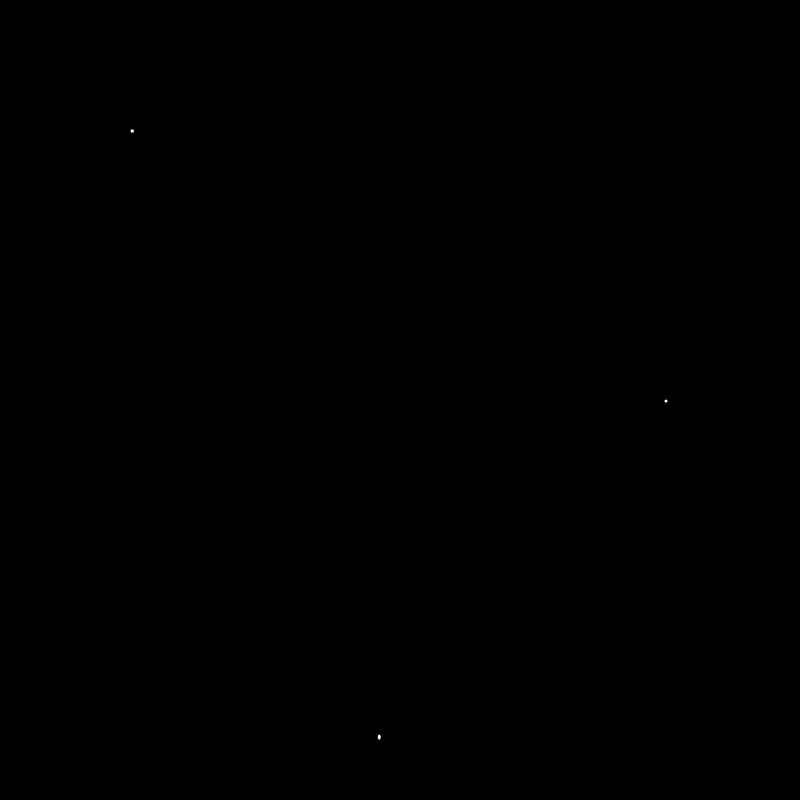
Frame 1 (no input)
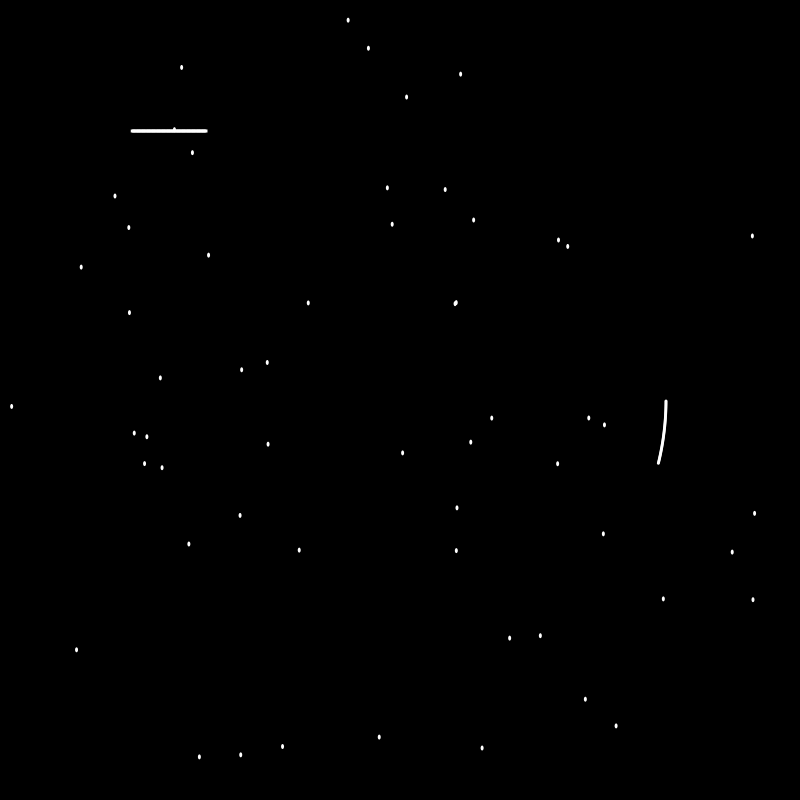
Frame 60 (the mouse pressed at the canvas centre just before this capture)
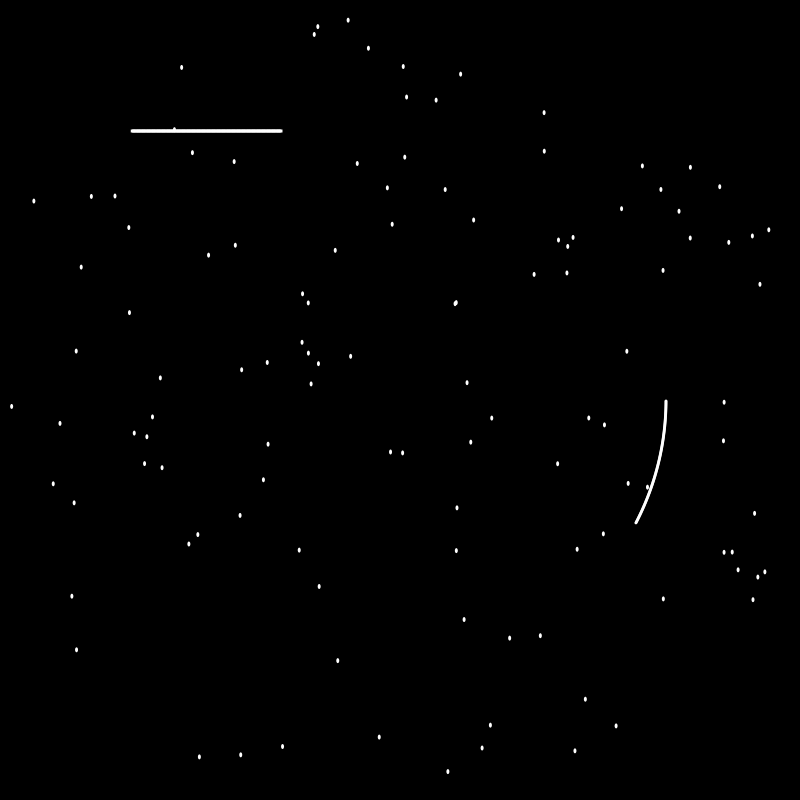
Frame 120 (the mouse held since frame 60 and released just before this capture)

The Processing sketch that drew these frames (run headless with seeded random() and noise(); from frame 60 on, the mouse is pressed at the canvas centre):

// Processing sketch: pi_4
// ── pi_4.pde
float cTimer, shade, pie, speed, acc, circles, squares;
int rCooker, rTimer, count, x, y;
boolean once, tally;
PVector center;
int controller = 4000;
Rice[] r = new Rice[controller];
Circle c;
Square s;
int scoreDisplayStart = 0;
int scoreDisplayWait = 10000;
int tallyCount = 0;

void setup() {
  size(800, 800);
  center = new PVector(width/2, height/2);
  rTimer = 0;
  shade = 0;
  c = new Circle(center);
  s = new Square(center);
  background(0);
  once = false;
  tally = false;
  rCooker = 0;
  count = 0;
  speed = 1;
  x = 0;
  y = 0;
  acc = 0.001;
}

void draw() {
  if (rTimer<controller) {
    x = rTimer+int(speed);
  } 
  else {
    shade+=.01;
    noFill();
    strokeWeight(4);
    rectMode(CENTER);
    c.highlight(shade);
    s.highlight(shade); 
    if (shade>5 && rCooker<controller) {
      y = rCooker+2;
      while (rCooker<y) {
        println(rCooker);
        if (r[rCooker].highlight()==0) {
          circles++;
        }
        else if (r[rCooker].highlight()==1) {
          squares++;
        }
        rCooker++;
      }
    }
    else if (rCooker>=controller) {
      tally = true;
    }
  }
  noStroke();
  while (rTimer<x && rTimer<controller) {
    r[rTimer] = new Rice(center);
    r[rTimer].display();
    rTimer++;
  }
  if (cTimer<2*PI) { 
    cTimer+=.004;
    c.display(cTimer);
  }
  s.display();
  if (tally) {
    tallyCount++;
    if(tallyCount==1){
      println("eval");
      finalScore();
    } else if (millis()-scoreDisplayStart > scoreDisplayWait) {
      setup();
    } else {
      //pass
    }
  }
  count++;
  speed += acc*pow(count/360,2);
}

void finalScore() {
  pie = circles/squares;
  String green = str(circles);
  String red = str(squares);
  String finalScore = str(pie);
  textSize(32);
  fill(0, 255, 0);
  int ts = 175;
  int ypos = 75;
  text(green, ts+10, ypos);
  fill(255);
  text("/", ts+125, ypos);
  text("=", ts+245, ypos);
  fill(255, 0, 0);
  text(red, ts+150, ypos);
  fill(0, 145, 255);
  text(finalScore, ts+275, ypos);
  scoreDisplayStart = millis();
}


// ── Circle.pde
class Circle {
  float r, a;
  PVector c, pos;

  Circle(PVector _c) {
    c = new PVector();
    pos = new PVector();
    c.set(_c);
    r = height/3;
    a=0;
  }

  void display(float t) {
    a=t;
    pos.x = c.x+cos(a)*r;
    pos.y = c.y+sin(a)*r;
    fill(255);
    ellipse(pos.x, pos.y, 3, 3);
  }

  void highlight(float shade) {
    stroke(0, 255, 0, shade);
    ellipse(c.x, c.y, r*2, r*2);
  }

  boolean inside(PVector test) {
    if (test.dist(c)<r){
      return true;
    }
    else return false;
  }
}


// ── Rice.pde
class Rice {
  int hdiam, vdiam, type;
  float r, t;
  PVector center, pos;
  HashMap<Integer, PVector> hm = new HashMap<Integer, PVector>();
  IntList list = new IntList();
  
  Rice(PVector _c) {
    center = new PVector();
    pos = new PVector();
    center.set(_c);
    hdiam = 3;
    vdiam = 5;
    r = 420*pow(random(0,1),.5);
    t = random(0,2*PI);
    pos.set(center.x+r*cos(t),center.y+r*sin(t));
    circles=0;
    squares=0;
    pie=0;
  }
  void display() {
    fill(255);
    ellipse(pos.x, pos.y, hdiam, vdiam);
  }

  void setHash() {
    for (int i=0;i<60;i++) {
      for (int j=0;j<60;j++) {
        int map = j+i*60;
        list.append(map);
        PVector pos = new PVector(float(i)*10+10, float(j)*10+10);
        hm.put(map, pos);
      }
    }
    list.shuffle();
  }

  int highlight() {
    if (c.inside(pos)) {
      fill(0, 255, 0, 255);
      type = 0;
    }
    else if (s.inside(pos)) {
      fill(255, 0, 0, 255);
      type = 1;
    }
    else {
      noStroke();
      fill(0,0,0);
      type = 2;
    }
    ellipse(pos.x, pos.y, hdiam, vdiam);
    return type;
  }
}


// ── Square.pde
class Square {
  PVector c;
  float x, y, s, px, py, t, a;
  int turn;
  Square(PVector _c) {
    c = new PVector();
    c.set(_c);
    s = 2*height/3+5;
    x=c.x-s/2;
    y=c.y-s/2;
    px=x;
    py=y;
    turn = 0;
    t=1.25;
    a=255;
  }

  void display() {
    float d = abs((x-px) + (y-py));
    if (d>s-1) {
      px = x;
      py = y;
      turn++;
    }
    if (turn==0) x+=t;
    else if (turn==1) y+=t;
    else if (turn==2) x-=t;
    else if (turn==3) y-=t;
    else {
      a=0;
    }
    fill(255, a);
    rectMode(CENTER);
    rect(x, y, 3, 3);
  }

  void highlight(float shade) {
    stroke(255, 0, 0, shade);
    rect(c.x, c.y, s, s);
  }
  
  boolean inside(PVector test) {
    if (test.x>=(x) && test.x<=(c.x+s/2) && test.y>=(y) && test.y<=(c.y+s/2)){
      return true;
    }
    else return false;
  }
}
